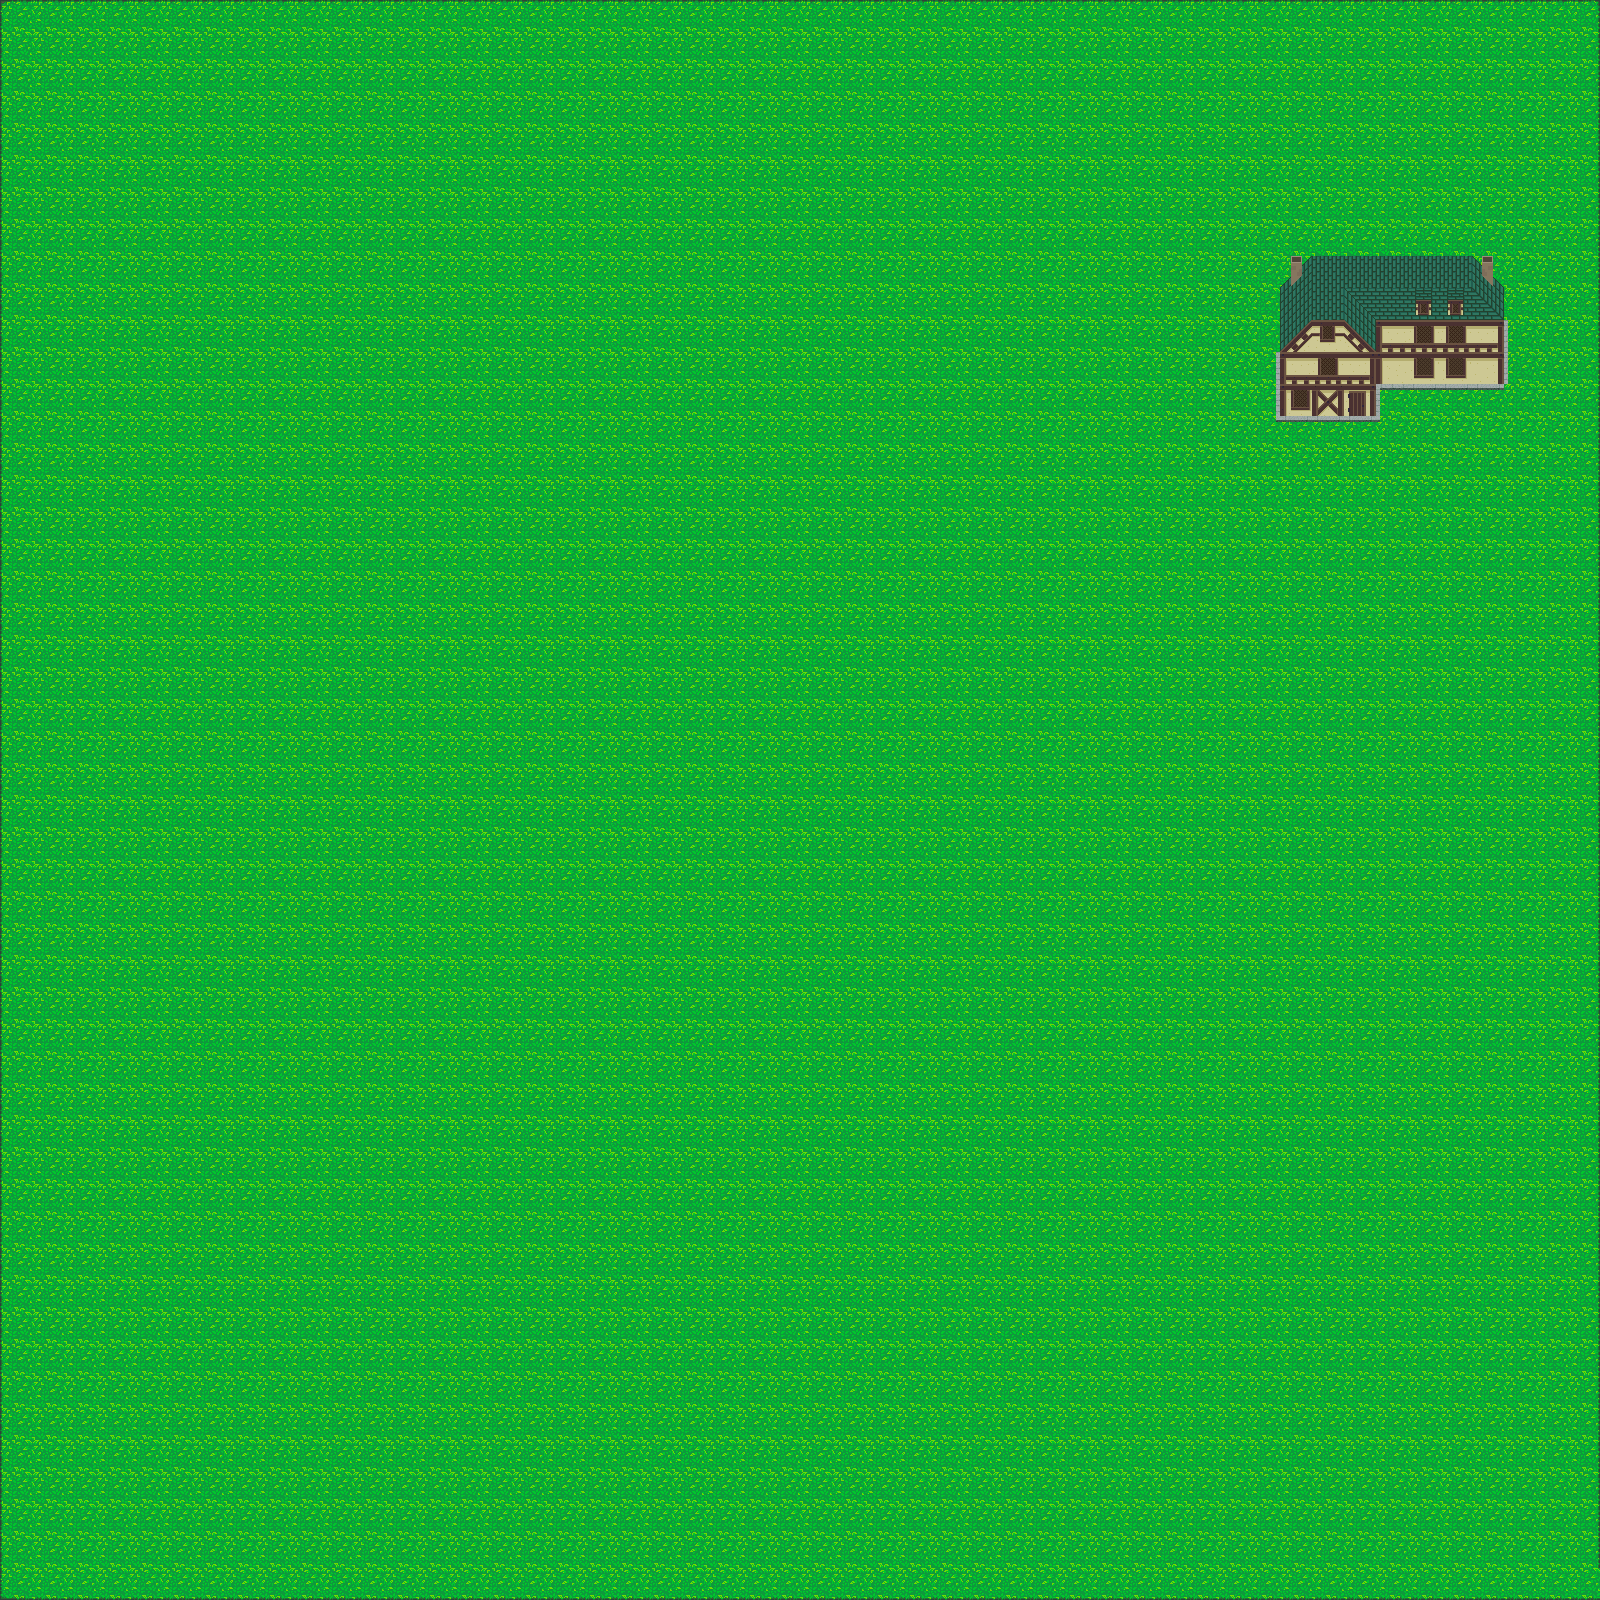

A level layout from a 2D game, rendered from its tile map. Below: a short description, then the map file with tile-grid data replaced by summaries:
An orthogonal 50x50 tile map with 32x32 px tiles, 3 tile layers (Grass, House, Details).

<map version="1.4" tiledversion="1.4.3" orientation="orthogonal" renderorder="right-down" width="50" height="50" tilewidth="32" tileheight="32" infinite="0" nextlayerid="4" nextobjectid="1">
 <tileset firstgid="1" source="Tiles.tsx" />
 <layer id="1" name="Grass" width="50" height="50">
  <data>[2500 cells, 2500 non-empty, 8 distinct tile ids]</data>
 </layer>
 <layer id="2" name="House" width="50" height="50">
  <data>[2500 cells, 44 non-empty, 26 distinct tile ids]</data>
 </layer>
 <layer id="3" name="Details" width="50" height="50">
  <data>[2500 cells, 2 non-empty, 2 distinct tile ids]</data>
 </layer>
</map>
